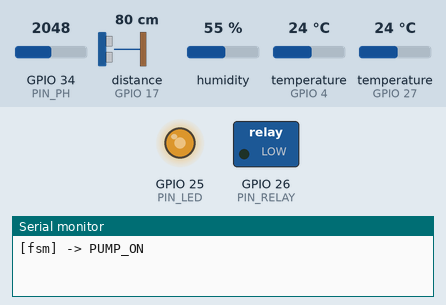
Simulated run of this sketch. Board: ESP32. On the bench: switched loads named in the sketch (green lamp = pin HIGH), output pins drawn as LEDs (lit = HIGH), the last lines printed to the serial monitor. Inputs (shaded band) come from the test bench; at power-on: GPIO 34 (PIN_PH) = 2048, distance to the obstacle (sensor on GPIO 17) 80 cm, humidity 55 %, temperature (sensors on GPIO 4, GPIO 27) 24 °C. The echo pulse lasts 58.3 µs per cm; WiFi joins after 1.5 s; servers stay silent unless stated; the local clock reads 2024-03-15 10:24:30 at power-on unless the sketch sets it; no MQTT or app messages arrive unless stated; pins used as bus, display or sensor lines are not drawn.

Above: at 0.1 s.
At 13.8 s:
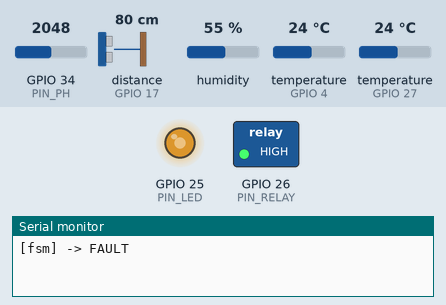
13.9 s: GPIO 34 (PIN_PH) set to 3429
15.4 s: GPIO 34 (PIN_PH) set to 3330
Timing chart, 0 to 18.4 s (numbered marks = the images above; inputs shaded):
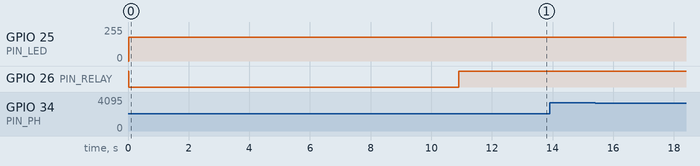

The sketch:

gl_tower_node.ino
```cpp
/*
 * GL Towers - ESP32 sensor node firmware  (v1.0.0)
 *
 * Reads the tower sensors, publishes them over MQTT, receives pump / lighting commands
 * and runs the pump state machine locally, so irrigation keeps working without Wi-Fi.
 *
 * Topics (TOWER_ID = "tower-01", MQTT_SITE = "main"):
 *   gltowers/main/tower-01/sensors   node -> server  {"ts","ph","level","waterTemp","airTemp","humidity"}
 *   gltowers/main/tower-01/state     node -> server  retained {"online","fw","rssi","fsm","pump","lighting","cmdId"}
 *   gltowers/main/tower-01/cmd       server -> node  {"cmdId","target":"pump"|"lighting", ...settings}
 * Last Will: {"online":false} on the state topic (retained), published by the broker if the node disappears.
 *
 * Wiring (report, Table 3.2):
 *   GPIO34 pH board analog out | GPIO16 ultrasonic TRIG | GPIO17 ultrasonic ECHO (3.3 V level)
 *   GPIO4  DS18B20 (4.7k pull-up) | GPIO27 DHT22 | GPIO26 relay (pump) | GPIO25 MOSFET gate (LED PWM)
 *
 * Board: "ESP32 Dev Module" (Arduino-ESP32 core 3.x)
 * Libraries: PubSubClient (Nick O'Leary), ArduinoJson 7, OneWire, DallasTemperature, DHT sensor library (Adafruit)
 */
#include <WiFi.h>
#include <PubSubClient.h>
#include <ArduinoJson.h>
#include <OneWire.h>
#include <DallasTemperature.h>
#include <DHT.h>
#include <time.h>
#include "config.h"

#define FW_VERSION "1.0.0"

// ---------------- pins ----------------
const int PIN_PH = 34, PIN_TRIG = 16, PIN_ECHO = 17, PIN_DS18B20 = 4, PIN_DHT = 27, PIN_RELAY = 26, PIN_LED = 25;
const bool RELAY_ACTIVE_LOW = true;   // most relay modules switch ON with a LOW input

// ---------------- objects ----------------
WiFiClient net;
PubSubClient mqtt(net);
OneWire oneWire(PIN_DS18B20);
DallasTemperature waterProbe(&oneWire);
DHT dht(PIN_DHT, DHT22);

String topicBase = String("gltowers/") + MQTT_SITE + "/" + TOWER_ID;
String tSensors = topicBase + "/sensors", tState = topicBase + "/state", tCmd = topicBase + "/cmd";

// ---------------- settings (updated by commands) ----------------
struct PumpCfg  { bool enabled = true; float onMin = 1.0; float pauseMin = 90; String start = "06:00", end = "22:00"; } pump;
struct LightCfg { bool enabled = true; int brightness = 70; String start = "06:00", end = "22:00"; int photoperiod = 16; } light;

// ---------------- pump state machine (report, Figure 2.7) ----------------
enum Fsm { IDLE, PUMP_ON, PUMP_OFF, FAULT };
const char *FSM_NAMES[] = { "IDLE", "PUMP_ON", "PUMP_OFF", "FAULT" };
Fsm fsm = IDLE;
unsigned long fsmSince = 0;

float lastLevel = 100;          // last valid reservoir level (%)
String lastCmdId = "";
unsigned long lastPublish = 0, lastReconnect = 0;

// ======================================================================
void setRelay(bool on) { digitalWrite(PIN_RELAY, (on ^ RELAY_ACTIVE_LOW) ? HIGH : LOW); }

int minutesOfDay(const String &hhmm) { return hhmm.substring(0, 2).toInt() * 60 + hhmm.substring(3, 5).toInt(); }

// true if "now" is inside [start, end), handles windows crossing midnight; true if time is unknown
bool inWindow(const String &start, const String &end) {
  struct tm now;
  if (!getLocalTime(&now, 10)) return true;
  int m = now.tm_hour * 60 + now.tm_min, s = minutesOfDay(start), e = minutesOfDay(end);
  return s <= e ? (m >= s && m < e) : (m >= s || m < e);
}

void publishState() {
  JsonDocument doc;
  doc["online"] = true; doc["fw"] = FW_VERSION; doc["rssi"] = WiFi.RSSI(); doc["fsm"] = FSM_NAMES[fsm];
  JsonObject p = doc["pump"].to<JsonObject>();
  p["enabled"] = pump.enabled; p["pumpOn"] = pump.onMin; p["pumpPause"] = pump.pauseMin; p["start"] = pump.start; p["end"] = pump.end;
  JsonObject l = doc["lighting"].to<JsonObject>();
  l["enabled"] = light.enabled; l["brightness"] = light.brightness; l["start"] = light.start; l["end"] = light.end; l["photoperiod"] = light.photoperiod;
  if (lastCmdId.length()) doc["cmdId"] = lastCmdId;
  char buf[512]; size_t n = serializeJson(doc, buf);
  mqtt.publish(tState.c_str(), (const uint8_t *)buf, n, true);   // retained
}

void setFsm(Fsm next) {
  if (fsm == next) return;
  fsm = next; fsmSince = millis();
  setRelay(fsm == PUMP_ON);
  Serial.printf("[fsm] -> %s\n", FSM_NAMES[fsm]);
  if (mqtt.connected()) publishState();
}

void runFsm() {
  float minutes = (millis() - fsmSince) / 60000.0;
  if (lastLevel < LOW_LEVEL_FAULT && fsm != FAULT) { setFsm(FAULT); return; }
  bool allowed = pump.enabled && inWindow(pump.start, pump.end);
  switch (fsm) {
    case IDLE:     if (allowed) setFsm(PUMP_ON); break;
    case PUMP_ON:  if (!allowed || minutes >= pump.onMin) setFsm(PUMP_OFF); break;
    case PUMP_OFF: if (!pump.enabled) setFsm(IDLE); else if (allowed && minutes >= pump.pauseMin) setFsm(PUMP_ON); break;
    case FAULT:    break;   // leaves only with a "reset" command once the level is back
  }
}

void applyLighting() {
  bool on = light.enabled && inWindow(light.start, light.end);
  ledcWrite(PIN_LED, on ? map(light.brightness, 0, 100, 0, 255) : 0);
}

// ---------------- sensors ----------------
float readPh() {
  long sum = 0;
  for (int i = 0; i < 20; i++) { sum += analogReadMilliVolts(PIN_PH); delay(5); }
  float v = sum / 20.0 / 1000.0;
  float slope = (7.0 - 4.0) / (PH_V_AT_7 - PH_V_AT_4);     // pH per volt (negative)
  return 7.0 + slope * (v - PH_V_AT_7);
}

float readLevelPercent() {
  digitalWrite(PIN_TRIG, LOW); delayMicroseconds(4);
  digitalWrite(PIN_TRIG, HIGH); delayMicroseconds(20);
  digitalWrite(PIN_TRIG, LOW);
  unsigned long us = pulseIn(PIN_ECHO, HIGH, 30000);
  if (us == 0) return NAN;                                   // no echo
  float cm = us * 0.0343 / 2.0;
  float pct = (TANK_EMPTY_CM - cm) / (TANK_EMPTY_CM - TANK_FULL_CM) * 100.0;
  return constrain(pct, 0, 100);
}

void publishSensors() {
  waterProbe.requestTemperatures();
  float waterT = waterProbe.getTempCByIndex(0);
  float airT = dht.readTemperature(), hum = dht.readHumidity();
  float level = readLevelPercent(), ph = readPh();
  if (!isnan(level)) lastLevel = level;

  JsonDocument doc;
  struct tm now; char ts[25];
  if (getLocalTime(&now, 10)) { time_t t = time(nullptr); strftime(ts, sizeof ts, "%Y-%m-%dT%H:%M:%SZ", gmtime(&t)); doc["ts"] = ts; }
  if (ph > 0 && ph < 14) doc["ph"] = round(ph * 100) / 100.0;
  if (!isnan(level)) doc["level"] = (int)round(level);
  if (waterT != DEVICE_DISCONNECTED_C) doc["waterTemp"] = round(waterT * 10) / 10.0;
  if (!isnan(airT)) doc["airTemp"] = round(airT * 10) / 10.0;
  if (!isnan(hum)) doc["humidity"] = (int)round(hum);
  char buf[256]; size_t n = serializeJson(doc, buf);
  mqtt.publish(tSensors.c_str(), (const uint8_t *)buf, n, false);
  Serial.printf("[sensors] %s\n", buf);
}

// ---------------- commands ----------------
void onMessage(char *topic, byte *payload, unsigned int len) {
  JsonDocument cmd;
  if (deserializeJson(cmd, payload, len)) { Serial.println("[cmd] invalid JSON"); return; }
  String target = cmd["target"] | "";
  if (target == "pump") {
    if (cmd["action"] == "reset" && fsm == FAULT && lastLevel >= LOW_LEVEL_FAULT) setFsm(IDLE);
    if (!cmd["enabled"].isNull())   pump.enabled  = cmd["enabled"];
    if (!cmd["pumpOn"].isNull())    pump.onMin    = cmd["pumpOn"];
    if (!cmd["pumpPause"].isNull()) pump.pauseMin = cmd["pumpPause"];
    if (!cmd["start"].isNull())     pump.start    = cmd["start"].as<String>();
    if (!cmd["end"].isNull())       pump.end      = cmd["end"].as<String>();
    if (!pump.enabled && fsm != FAULT) setFsm(IDLE);
  } else if (target == "lighting") {
    if (!cmd["enabled"].isNull())     light.enabled     = cmd["enabled"];
    if (!cmd["brightness"].isNull())  light.brightness  = constrain((int)cmd["brightness"], 0, 100);
    if (!cmd["start"].isNull())       light.start       = cmd["start"].as<String>();
    if (!cmd["end"].isNull())         light.end         = cmd["end"].as<String>();
    if (!cmd["photoperiod"].isNull()) light.photoperiod = cmd["photoperiod"];
    applyLighting();
  } else return;
  lastCmdId = cmd["cmdId"] | "";
  Serial.printf("[cmd] %s applied (%s)\n", target.c_str(), lastCmdId.c_str());
  publishState();                                            // confirms the command to the server
}

// ---------------- connectivity (non-blocking) ----------------
void ensureMqtt() {
  if (WiFi.status() != WL_CONNECTED || mqtt.connected() || millis() - lastReconnect < 5000) return;
  lastReconnect = millis();
  String clientId = String("node-") + TOWER_ID;
  bool ok = mqtt.connect(clientId.c_str(), TOWER_ID, MQTT_PASSWORD,
                         tState.c_str(), 1, true, "{\"online\":false}");   // Last Will
  if (ok) {
    mqtt.subscribe(tCmd.c_str(), 1);
    publishState();
    Serial.println("[mqtt] connected");
  } else {
    Serial.printf("[mqtt] connection failed, rc=%d\n", mqtt.state());
  }
}

void setup() {
  Serial.begin(115200);
  pinMode(PIN_RELAY, OUTPUT); setRelay(false);
  pinMode(PIN_TRIG, OUTPUT); pinMode(PIN_ECHO, INPUT);
  analogSetPinAttenuation(PIN_PH, ADC_11db);
  ledcAttach(PIN_LED, 5000, 8);                              // 5 kHz, 8-bit PWM
  waterProbe.begin(); dht.begin();

  WiFi.mode(WIFI_STA);
  WiFi.setAutoReconnect(true);
  WiFi.begin(WIFI_SSID, WIFI_PASSWORD);
  configTzTime(TZ_INFO, "pool.ntp.org", "time.google.com");

  mqtt.setServer(MQTT_HOST, MQTT_PORT);
  mqtt.setBufferSize(512);
  mqtt.setCallback(onMessage);
  fsmSince = millis();
}

void loop() {
  ensureMqtt();
  mqtt.loop();
  runFsm();                                                  // runs even without Wi-Fi
  applyLighting();
  if (millis() - lastPublish >= PUBLISH_INTERVAL_MS) {
    lastPublish = millis();
    if (mqtt.connected()) publishSensors();
    else { float lv = readLevelPercent(); if (!isnan(lv)) lastLevel = lv; }   // keep the FAULT protection offline
  }
  delay(20);
}
```

config.example.h
```cpp
// Copy this file to config.h and fill in your values (config.h is not committed).
#pragma once

// ---- Wi-Fi ----
#define WIFI_SSID      "your-wifi"
#define WIFI_PASSWORD  "your-wifi-password"

// ---- MQTT broker (Mosquitto) ----
#define MQTT_HOST      "192.168.1.10"     // IP of the computer/server running Mosquitto
#define MQTT_PORT      1883
#define MQTT_SITE      "main"
#define TOWER_ID       "tower-01"         // also the MQTT username (see mosquitto/config/acl)
#define MQTT_PASSWORD  "node-dev-pass"

// ---- Time (NTP) for the irrigation and lighting windows ----
#define TZ_INFO        "CET-1"            // Tunisia: UTC+1, no daylight saving

// ---- Sensor calibration ----
// pH: measure the board voltage in pH 7.00 and pH 4.00 buffer solutions (see README).
#define PH_V_AT_7      1.50f              // volts read in pH 7 buffer
#define PH_V_AT_4      2.03f              // volts read in pH 4 buffer
// Reservoir: distance from the ultrasonic sensor to the water surface
#define TANK_EMPTY_CM  30.0f              // distance when the reservoir is empty
#define TANK_FULL_CM   5.0f               // distance when the reservoir is full

#define PUBLISH_INTERVAL_MS 10000         // one sensor message every 10 s
#define LOW_LEVEL_FAULT     15            // % below which the pump is stopped (FAULT)
```

Measured:
- after the input at 13.9 s, every drawn part: stays the same
